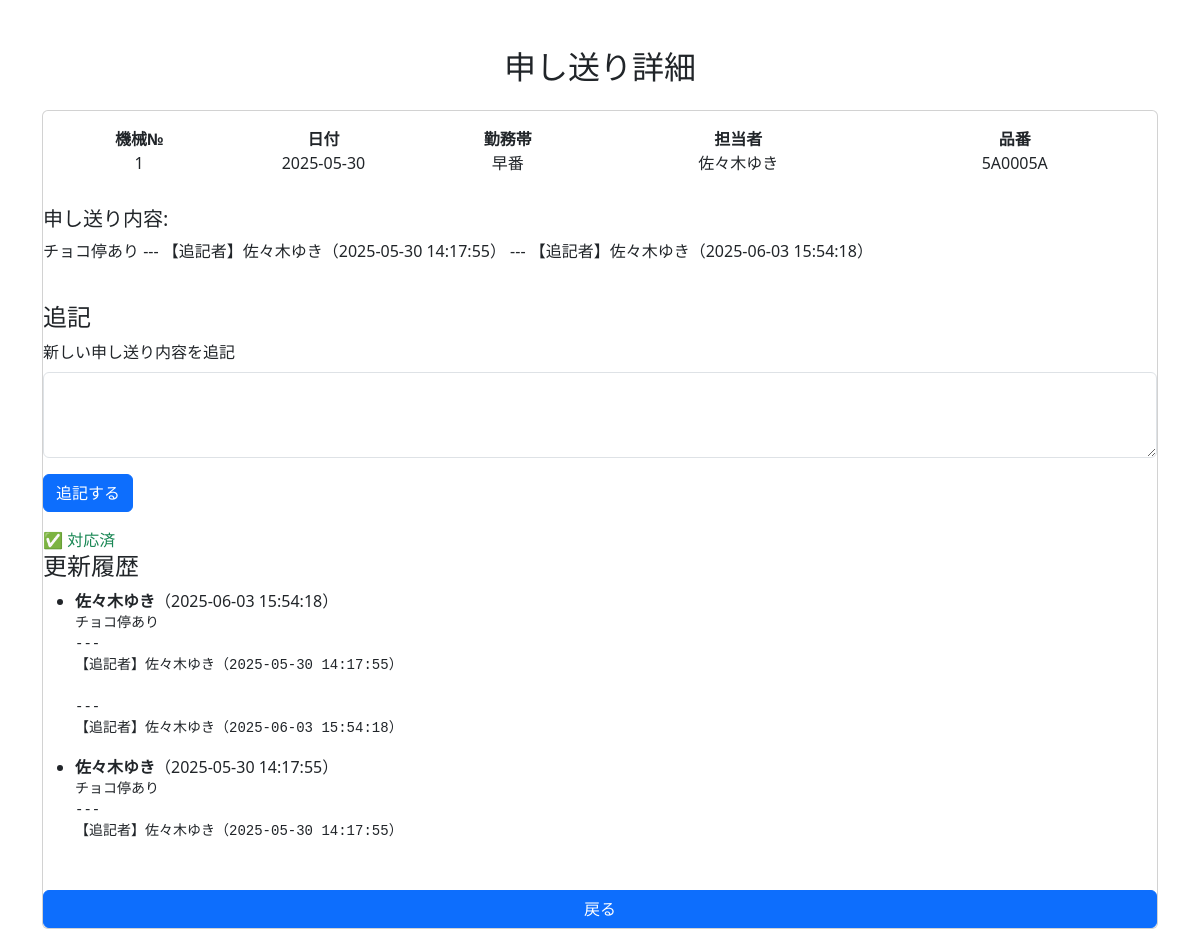
The page /show/39 (signed in) on the database its author committed.
### tables this page shows
CREATE TABLE work_notes (
        id INTEGER PRIMARY KEY AUTOINCREMENT,
        machine_no TEXT NOT NULL,           -- 機械番号
        date DATE NOT NULL,                 -- 日付
        shift TEXT NOT NULL,                -- 勤務帯（例：早番、遅番など）
        operator TEXT NOT NULL,             -- 担当者
        product_no TEXT NOT NULL,           -- 品番
        note TEXT NOT NULL,                 -- 申し送り内容
        created_at TIMESTAMP DEFAULT CURRENT_TIMESTAMP,
        updated_at TIMESTAMP DEFAULT CURRENT_TIMESTAMP
    , additional_note TEXT, updated_by TEXT, updater TEXT, resolved BOOLEAN DEFAULT 0, status TEXT DEFAULT 'no_issue', resolved_by TEXT);

CREATE TABLE note_histories (
            id INTEGER PRIMARY KEY AUTOINCREMENT,
            note_id INTEGER,
            note_text TEXT,
            updated_at TEXT,
            updated_by TEXT,
            FOREIGN KEY (note_id) REFERENCES work_notes(id)
        );

### app.py (the view)
@app.route("/show/<int:id>")
def show(id):
    if "user_id" not in session:
        return redirect(url_for("login"))
    else:
        note = database3.show_work_note(id)
        histories = database3.get_note_history(id)  # ✅ 履歴も取得
        return render_template("show.html", note=note, histories=histories)

### database3.py (called while the page is built)
def get_connection_db():
    conn = sqlite3.connect("todo.db")
    conn.row_factory = sqlite3.Row
    print("ok")
    return conn

def show_work_note(note_id):
    conn = get_connection_db()
    c = conn.cursor()
    c.execute("""
        SELECT id, machine_no, date, shift, operator, product_no, note, updater, updated_at, resolved
        FROM work_notes
        WHERE id = ?
    """, (note_id,)
    )
    row = c.fetchone()
    conn.close()
    return row

def get_note_history(note_id):
    conn = get_connection_db()
    c = conn.cursor()
    c.execute(
        """
        SELECT note_text, updated_at, updated_by
        FROM note_histories
        WHERE note_id = ?
        ORDER BY updated_at DESC
    """,
        (note_id,),
    )
    histories = c.fetchall()
    conn.close()
    return histories

### templates/show.html (shortened to what this page needs)
<!DOCTYPE html>
<html lang="ja">
<head>
    <link href="https://cdn.jsdelivr.net/npm/bootstrap@5.3.0/dist/css/bootstrap.min.css" rel="stylesheet">
</head>
<body>
    <div class="container mt-5">
        <h2 class="mb-4 text-center">申し送り詳細</h2>
        <div class="card">
            <div class="card-body">
                <div class="row text-center mb-3">
                    <div class="col-md-2">
                        <strong>機械№</strong><br>
                        {{ note['machine_no'] }}
                    </div>
                    <div class="col-md-2">
                        <strong>日付</strong><br>
                        {{ note['date'] }}
                    </div>
                    <div class="col-md-2">
                        <strong>勤務帯</strong><br>
                        {{ note['shift'] }}
                    </div>
                    <div class="col-md-3">
                        <strong>担当者</strong><br>
                        {{ note['operator'] }}
                    </div>
                    <div class="col-md-3">
                        <strong>品番</strong><br>
                        {{ note['product_no'] }}
                    </div>
                </div>
            </div>
            <h5 class="card-title">申し送り内容:</h5>
            <p class="card-text">{{ note['note'] }}</p>
            <h4 class="mt-4">追記</h4>
                <form method="post" action="{{ url_for('update_note', id=note['id']) }}">
                    <div class="mb-3">
                        <label for="additional_note" class="form-label">新しい申し送り内容を追記</label>
                        <textarea class="form-control" id="additional_note" name="additional_note" rows="3" required></textarea>
                    </div>
                    <button type="submit" class="btn btn-primary">追記する</button>
                </form>
                <div class="mt-3">
                    {% if note['resolved'] == 0 %}
                        <form method="post" action="{{ url_for('resolve_note', id=note['id']) }}">
                            <button type="submit" class="btn btn-sm btn-success">✅ 対応済みにする</button>
                        </form>
                    {% else %}
                        <span class="text-success">✅ 対応済</span>
                    {% endif %}
                </div>
        <h4>更新履歴</h4>
        <ul>
            {% for h in histories %}
            <li>
                <strong>{{ h['updated_by'] }}</strong>（{{ h['updated_at'] }}）<br>
                <pre>{{ h['note_text'] }}</pre>
            </li>
            {% else %}
            <li>履歴はありません</li>
            {% endfor %}
        </ul>
        <a href="{{ url_for('index') }}" class="btn btn-primary mt-3">戻る</a>
    </div>
    </div>
</body>
</html>

### rows shown on the page
work_notes: machine_no "1", date "2025-05-30", shift "早番", operator "佐々木ゆき", product_no "5A0005A", note "チョコ停あり --- 【追記者】佐々木ゆき（2025-05-30 14:17:55） --- 【追記者】佐々木ゆき（2025-06-03 15:54:18）"
note_histories: updated_by "佐々木ゆき", updated_at "2025-06-03 15:54:18", note_text "チョコ停あり --- 【追記者】佐々木ゆき（2025-05-30 14:17:55） --- 【追記者】佐々木ゆき（2025-06-03 15:54:18）"
note_histories: updated_by "佐々木ゆき", updated_at "2025-05-30 14:17:55", note_text "チョコ停あり --- 【追記者】佐々木ゆき（2025-05-30 14:17:55）"
